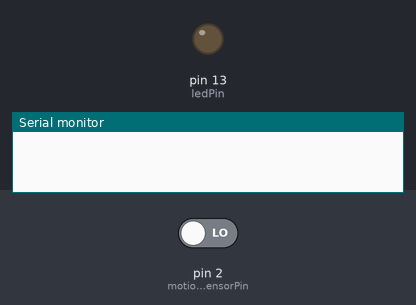
Bench run of a sketch on a simulated Arduino Uno, built with avr-gcc and run on an emulated ATmega328P. Parts: output pins drawn as LEDs (lit = HIGH), the last lines printed to the serial monitor. The test bench sets the inputs (shaded band); at power-on: pin 2 (motionSensorPin) LOW.

Above: at 2.8 s.
2.9 s: pin 2 (motionSensorPin) driven HIGH
At 3.8 s:
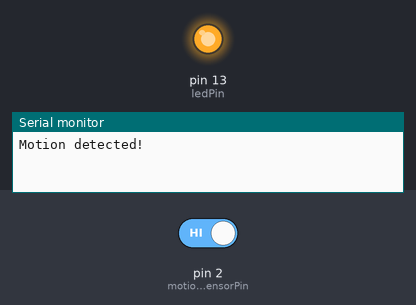
4.5 s: pin 2 (motionSensorPin) driven LOW
At 5.3 s:
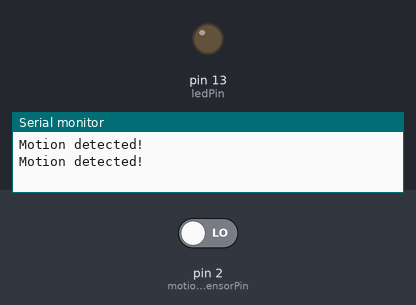
Timing chart, 0 to 7.5 s (numbered marks = the images above; inputs shaded):
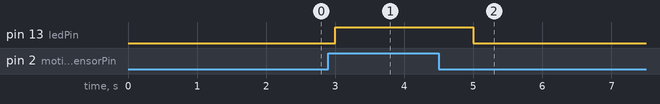

Measured:
- after the input at 2.9 s, pin 13 (ledPin): LOW → HIGH after 0.10 s
- after the input at 4.5 s, pin 13 (ledPin): HIGH → LOW after 0.50 s

The sketch:

M1_T1P.ino
```cpp
const int ledPin = 13;
const int motionSensorPin = 2;

void setup() {
  // set the LED pin as an output
  pinMode(ledPin, OUTPUT);
  // set the motion sensor pin as an input
  pinMode(motionSensorPin, INPUT);
   Serial.begin(9600);

}

void loop() {
  // read the state of the motion sensor
  int motionSensorState = digitalRead(motionSensorPin);

  // if motion is detected, turn on the LED
  if (motionSensorState == HIGH) {
    digitalWrite(ledPin, HIGH);
    Serial.println("Motion detected!");
  } else {
    digitalWrite(ledPin, LOW);
  }

  delay(1000);
}
```
